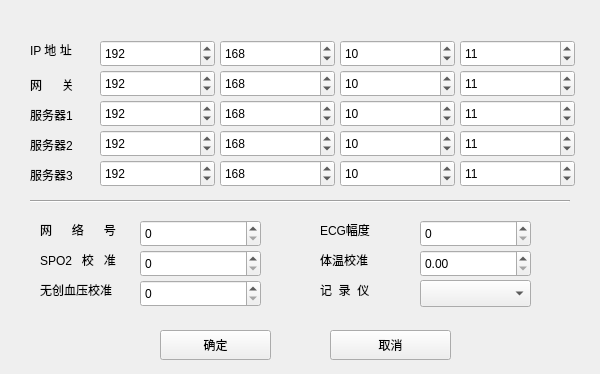
<?xml version="1.0" encoding="UTF-8"?>
<ui version="4.0">
 <class>Form_serv_usr_set</class>
 <widget class="QWidget" name="Form_serv_usr_set">
  <property name="geometry">
   <rect>
    <x>0</x>
    <y>0</y>
    <width>600</width>
    <height>374</height>
   </rect>
  </property>
  <property name="windowTitle">
   <string>用户设置</string>
  </property>
  <widget class="QLabel" name="label">
   <property name="geometry">
    <rect>
     <x>30</x>
     <y>40</y>
     <width>61</width>
     <height>20</height>
    </rect>
   </property>
   <property name="text">
    <string>IP 地 址</string>
   </property>
  </widget>
  <widget class="QLabel" name="label_2">
   <property name="geometry">
    <rect>
     <x>30</x>
     <y>75</y>
     <width>51</width>
     <height>20</height>
    </rect>
   </property>
   <property name="text">
    <string>网      关</string>
   </property>
  </widget>
  <widget class="QLabel" name="label_3">
   <property name="geometry">
    <rect>
     <x>30</x>
     <y>105</y>
     <width>61</width>
     <height>20</height>
    </rect>
   </property>
   <property name="text">
    <string>服务器1</string>
   </property>
  </widget>
  <widget class="QLabel" name="label_4">
   <property name="geometry">
    <rect>
     <x>30</x>
     <y>135</y>
     <width>61</width>
     <height>20</height>
    </rect>
   </property>
   <property name="text">
    <string>服务器2</string>
   </property>
  </widget>
  <widget class="QLabel" name="label_5">
   <property name="geometry">
    <rect>
     <x>30</x>
     <y>165</y>
     <width>61</width>
     <height>20</height>
    </rect>
   </property>
   <property name="text">
    <string>服务器3</string>
   </property>
  </widget>
  <widget class="QLabel" name="label_6">
   <property name="geometry">
    <rect>
     <x>40</x>
     <y>220</y>
     <width>101</width>
     <height>20</height>
    </rect>
   </property>
   <property name="text">
    <string>网      络      号</string>
   </property>
  </widget>
  <widget class="QLabel" name="label_7">
   <property name="geometry">
    <rect>
     <x>40</x>
     <y>250</y>
     <width>101</width>
     <height>20</height>
    </rect>
   </property>
   <property name="text">
    <string>SPO2   校   准</string>
   </property>
  </widget>
  <widget class="QLabel" name="label_8">
   <property name="geometry">
    <rect>
     <x>40</x>
     <y>280</y>
     <width>101</width>
     <height>20</height>
    </rect>
   </property>
   <property name="text">
    <string>无创血压校准</string>
   </property>
  </widget>
  <widget class="QSpinBox" name="spinBox">
   <property name="geometry">
    <rect>
     <x>100</x>
     <y>40</y>
     <width>115</width>
     <height>27</height>
    </rect>
   </property>
   <property name="maximum">
    <number>255</number>
   </property>
   <property name="value">
    <number>192</number>
   </property>
  </widget>
  <widget class="QSpinBox" name="spinBox_2">
   <property name="geometry">
    <rect>
     <x>220</x>
     <y>40</y>
     <width>115</width>
     <height>27</height>
    </rect>
   </property>
   <property name="maximum">
    <number>255</number>
   </property>
   <property name="value">
    <number>168</number>
   </property>
  </widget>
  <widget class="QSpinBox" name="spinBox_3">
   <property name="geometry">
    <rect>
     <x>340</x>
     <y>40</y>
     <width>115</width>
     <height>27</height>
    </rect>
   </property>
   <property name="maximum">
    <number>255</number>
   </property>
   <property name="value">
    <number>10</number>
   </property>
  </widget>
  <widget class="QSpinBox" name="spinBox_4">
   <property name="geometry">
    <rect>
     <x>460</x>
     <y>40</y>
     <width>115</width>
     <height>27</height>
    </rect>
   </property>
   <property name="maximum">
    <number>255</number>
   </property>
   <property name="value">
    <number>11</number>
   </property>
  </widget>
  <widget class="QSpinBox" name="spinBox_5">
   <property name="geometry">
    <rect>
     <x>460</x>
     <y>70</y>
     <width>115</width>
     <height>27</height>
    </rect>
   </property>
   <property name="maximum">
    <number>255</number>
   </property>
   <property name="value">
    <number>11</number>
   </property>
  </widget>
  <widget class="QSpinBox" name="spinBox_6">
   <property name="geometry">
    <rect>
     <x>100</x>
     <y>70</y>
     <width>115</width>
     <height>27</height>
    </rect>
   </property>
   <property name="maximum">
    <number>255</number>
   </property>
   <property name="value">
    <number>192</number>
   </property>
  </widget>
  <widget class="QSpinBox" name="spinBox_7">
   <property name="geometry">
    <rect>
     <x>220</x>
     <y>70</y>
     <width>115</width>
     <height>27</height>
    </rect>
   </property>
   <property name="maximum">
    <number>255</number>
   </property>
   <property name="value">
    <number>168</number>
   </property>
  </widget>
  <widget class="QSpinBox" name="spinBox_8">
   <property name="geometry">
    <rect>
     <x>340</x>
     <y>70</y>
     <width>115</width>
     <height>27</height>
    </rect>
   </property>
   <property name="maximum">
    <number>255</number>
   </property>
   <property name="value">
    <number>10</number>
   </property>
  </widget>
  <widget class="QSpinBox" name="spinBox_9">
   <property name="geometry">
    <rect>
     <x>340</x>
     <y>100</y>
     <width>115</width>
     <height>27</height>
    </rect>
   </property>
   <property name="maximum">
    <number>255</number>
   </property>
   <property name="value">
    <number>10</number>
   </property>
  </widget>
  <widget class="QSpinBox" name="spinBox_10">
   <property name="geometry">
    <rect>
     <x>460</x>
     <y>100</y>
     <width>115</width>
     <height>27</height>
    </rect>
   </property>
   <property name="maximum">
    <number>255</number>
   </property>
   <property name="value">
    <number>11</number>
   </property>
  </widget>
  <widget class="QSpinBox" name="spinBox_11">
   <property name="geometry">
    <rect>
     <x>100</x>
     <y>100</y>
     <width>115</width>
     <height>27</height>
    </rect>
   </property>
   <property name="maximum">
    <number>255</number>
   </property>
   <property name="value">
    <number>192</number>
   </property>
  </widget>
  <widget class="QSpinBox" name="spinBox_12">
   <property name="geometry">
    <rect>
     <x>220</x>
     <y>100</y>
     <width>115</width>
     <height>27</height>
    </rect>
   </property>
   <property name="maximum">
    <number>255</number>
   </property>
   <property name="value">
    <number>168</number>
   </property>
  </widget>
  <widget class="QSpinBox" name="spinBox_13">
   <property name="geometry">
    <rect>
     <x>220</x>
     <y>130</y>
     <width>115</width>
     <height>27</height>
    </rect>
   </property>
   <property name="maximum">
    <number>255</number>
   </property>
   <property name="value">
    <number>168</number>
   </property>
  </widget>
  <widget class="QSpinBox" name="spinBox_14">
   <property name="geometry">
    <rect>
     <x>100</x>
     <y>130</y>
     <width>115</width>
     <height>27</height>
    </rect>
   </property>
   <property name="maximum">
    <number>255</number>
   </property>
   <property name="value">
    <number>192</number>
   </property>
  </widget>
  <widget class="QSpinBox" name="spinBox_15">
   <property name="geometry">
    <rect>
     <x>340</x>
     <y>130</y>
     <width>115</width>
     <height>27</height>
    </rect>
   </property>
   <property name="maximum">
    <number>255</number>
   </property>
   <property name="value">
    <number>10</number>
   </property>
  </widget>
  <widget class="QSpinBox" name="spinBox_16">
   <property name="geometry">
    <rect>
     <x>460</x>
     <y>130</y>
     <width>115</width>
     <height>27</height>
    </rect>
   </property>
   <property name="maximum">
    <number>255</number>
   </property>
   <property name="value">
    <number>11</number>
   </property>
  </widget>
  <widget class="QSpinBox" name="spinBox_17">
   <property name="geometry">
    <rect>
     <x>460</x>
     <y>160</y>
     <width>115</width>
     <height>27</height>
    </rect>
   </property>
   <property name="maximum">
    <number>255</number>
   </property>
   <property name="value">
    <number>11</number>
   </property>
  </widget>
  <widget class="QSpinBox" name="spinBox_18">
   <property name="geometry">
    <rect>
     <x>100</x>
     <y>160</y>
     <width>115</width>
     <height>27</height>
    </rect>
   </property>
   <property name="maximum">
    <number>255</number>
   </property>
   <property name="value">
    <number>192</number>
   </property>
  </widget>
  <widget class="QSpinBox" name="spinBox_19">
   <property name="geometry">
    <rect>
     <x>340</x>
     <y>160</y>
     <width>115</width>
     <height>27</height>
    </rect>
   </property>
   <property name="maximum">
    <number>255</number>
   </property>
   <property name="value">
    <number>10</number>
   </property>
  </widget>
  <widget class="QSpinBox" name="spinBox_20">
   <property name="geometry">
    <rect>
     <x>220</x>
     <y>160</y>
     <width>115</width>
     <height>27</height>
    </rect>
   </property>
   <property name="maximum">
    <number>255</number>
   </property>
   <property name="value">
    <number>168</number>
   </property>
  </widget>
  <widget class="QSpinBox" name="spinBox_21">
   <property name="geometry">
    <rect>
     <x>140</x>
     <y>250</y>
     <width>121</width>
     <height>27</height>
    </rect>
   </property>
   <property name="maximum">
    <number>100</number>
   </property>
   <property name="value">
    <number>0</number>
   </property>
  </widget>
  <widget class="QSpinBox" name="spinBox_22">
   <property name="geometry">
    <rect>
     <x>140</x>
     <y>220</y>
     <width>121</width>
     <height>27</height>
    </rect>
   </property>
   <property name="maximum">
    <number>255</number>
   </property>
   <property name="value">
    <number>0</number>
   </property>
  </widget>
  <widget class="QSpinBox" name="spinBox_23">
   <property name="geometry">
    <rect>
     <x>140</x>
     <y>280</y>
     <width>121</width>
     <height>27</height>
    </rect>
   </property>
   <property name="maximum">
    <number>300</number>
   </property>
   <property name="value">
    <number>0</number>
   </property>
  </widget>
  <widget class="QSpinBox" name="spinBox_24">
   <property name="geometry">
    <rect>
     <x>420</x>
     <y>220</y>
     <width>111</width>
     <height>27</height>
    </rect>
   </property>
   <property name="maximum">
    <number>120</number>
   </property>
   <property name="value">
    <number>0</number>
   </property>
  </widget>
  <widget class="QLabel" name="label_9">
   <property name="geometry">
    <rect>
     <x>320</x>
     <y>280</y>
     <width>71</width>
     <height>20</height>
    </rect>
   </property>
   <property name="text">
    <string>记  录  仪</string>
   </property>
  </widget>
  <widget class="QLabel" name="label_10">
   <property name="geometry">
    <rect>
     <x>320</x>
     <y>250</y>
     <width>71</width>
     <height>20</height>
    </rect>
   </property>
   <property name="text">
    <string>体温校准</string>
   </property>
  </widget>
  <widget class="QLabel" name="label_11">
   <property name="geometry">
    <rect>
     <x>320</x>
     <y>220</y>
     <width>71</width>
     <height>20</height>
    </rect>
   </property>
   <property name="text">
    <string>ECG幅度</string>
   </property>
  </widget>
  <widget class="Line" name="line">
   <property name="geometry">
    <rect>
     <x>30</x>
     <y>200</y>
     <width>540</width>
     <height>3</height>
    </rect>
   </property>
   <property name="orientation">
    <enum>Qt::Horizontal</enum>
   </property>
  </widget>
  <widget class="QPushButton" name="pushButton">
   <property name="geometry">
    <rect>
     <x>160</x>
     <y>330</y>
     <width>111</width>
     <height>30</height>
    </rect>
   </property>
   <property name="text">
    <string>确定</string>
   </property>
  </widget>
  <widget class="QPushButton" name="pushButton_2">
   <property name="geometry">
    <rect>
     <x>330</x>
     <y>330</y>
     <width>121</width>
     <height>30</height>
    </rect>
   </property>
   <property name="text">
    <string>取消</string>
   </property>
  </widget>
  <widget class="QDoubleSpinBox" name="doubleSpinBox">
   <property name="geometry">
    <rect>
     <x>420</x>
     <y>250</y>
     <width>111</width>
     <height>27</height>
    </rect>
   </property>
   <property name="singleStep">
    <double>0.010000000000000</double>
   </property>
  </widget>
  <widget class="QComboBox" name="comboBox">
   <property name="geometry">
    <rect>
     <x>420</x>
     <y>280</y>
     <width>111</width>
     <height>27</height>
    </rect>
   </property>
   <property name="maxVisibleItems">
    <number>2</number>
   </property>
  </widget>
 </widget>
 <resources/>
 <connections/>
</ui>
